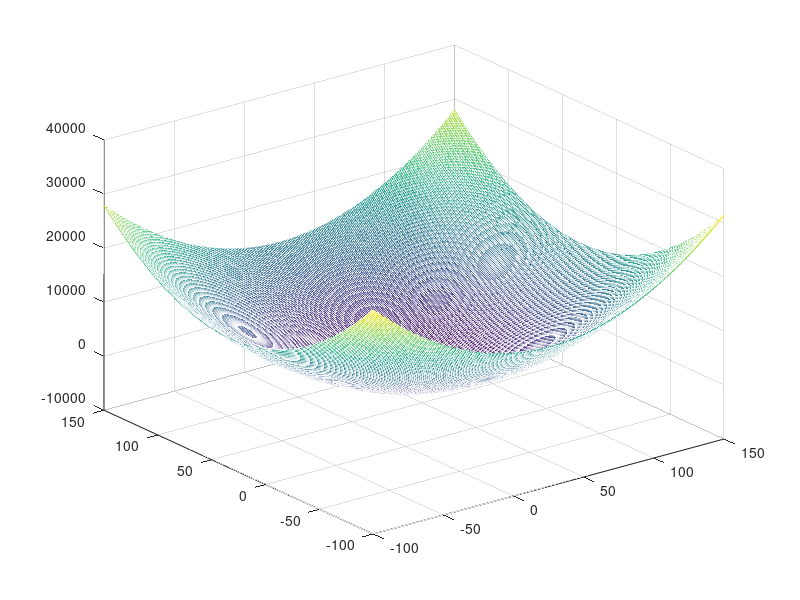
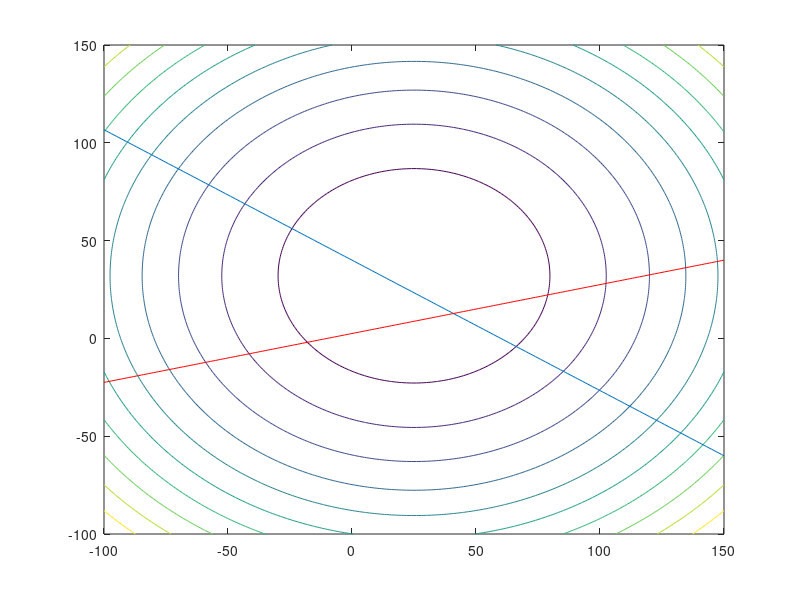

Recreate these plots in MATLAB, in order. (Note: this script raises an error after producing the figures.)
close all; clear all; clc;
% lagrange multiplikatorok modszere
fg = @(x) -(50-x(1))*x(1) - (64 - x(2)) * x(2) + x(3)* (x(1) + 3/2*x(2) - 60 + x(4) - (4*x(1)) + 10);
[X Y] = meshgrid(-100:1:150);
L = -(50-X).*X - (64-Y).*Y ;
mesh(X, Y,L);
hold on;
figure(2);
contour(X,Y,L);
hold on;

% egyenloseg korlatok
x1 = -100:1:150;
x2 = (60 - x1)* 2/3;
x3 = (x1 + 10) / 4;

plot (x1, x2);
plot (x1, x3, 'r');


nMax = 300;  %max lepeshossz
lab = 19; %lambda0 -kezdeti
x = ginput(1)';
plot(x(1), x(2),'*b');
la = 19; %masodik lambda
h = 0.01;
Sx = 0.1; % adott
Slambda = 0.01; %adott
epszilon1 = 10^(-8);% kicsi szam
fmin = fg([x;la; lab]);
t  = [x(1);x(2);la;lab;fmin];
for i=1:nMax
    grad = gradiens(fg,[x;la; lab],h); % kiszamoljuk a fg gradienset
    x1 = x - Sx * grad(1:2); % meghat. a kov. pontot
    la1 = la + Slambda*grad(3); % a lambda valtozik
    
    % megallasi feltetelek , kilepunk ha teljesulnek
    if (norm(x1 - x)<= epszilon1 && abs(fg([x1;la1]) - fg([x;la1])) <= epszilon1) || norm(grad) <= epszilon1
        break;
    else % kulonben eltaroljuk 
        x = x1;
        la = la1;
        t  = [t [x(1);x(2);la; lab; fmin]];
        plot(x(1),x(2), 'go');
    end
end

%abrazoljuk
plot(t(1,:),t(2,:),'r');
figure(3);
plot(t(1, :));
hold on;
plot (t(2, :), 'r');
    